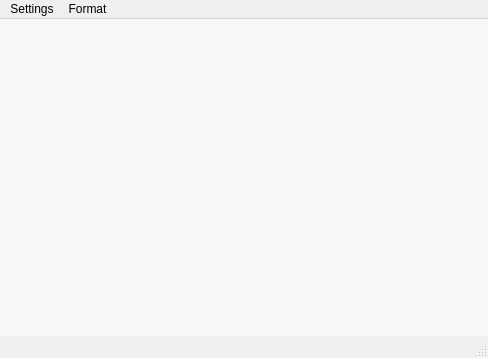
<?xml version="1.0" encoding="UTF-8"?>
<ui version="4.0">
 <class>MainWindow</class>
 <widget class="QMainWindow" name="MainWindow">
  <property name="geometry">
   <rect>
    <x>0</x>
    <y>0</y>
    <width>488</width>
    <height>358</height>
   </rect>
  </property>
  <property name="windowTitle">
   <string>cee</string>
  </property>
  <property name="autoFillBackground">
   <bool>false</bool>
  </property>
  <widget class="QWidget" name="centralWidget">
   <layout class="QHBoxLayout" name="horizontalLayout">
    <property name="margin">
     <number>0</number>
    </property>
    <item>
     <widget class="MiniConsole" name="console">
      <property name="palette">
       <palette>
        <active>
         <colorrole role="Base">
          <brush brushstyle="SolidPattern">
           <color alpha="122">
            <red>255</red>
            <green>255</green>
            <blue>255</blue>
           </color>
          </brush>
         </colorrole>
        </active>
        <inactive>
         <colorrole role="Base">
          <brush brushstyle="SolidPattern">
           <color alpha="122">
            <red>255</red>
            <green>255</green>
            <blue>255</blue>
           </color>
          </brush>
         </colorrole>
        </inactive>
        <disabled>
         <colorrole role="Base">
          <brush brushstyle="SolidPattern">
           <color alpha="255">
            <red>212</red>
            <green>208</green>
            <blue>200</blue>
           </color>
          </brush>
         </colorrole>
        </disabled>
       </palette>
      </property>
      <property name="frameShape">
       <enum>QFrame::NoFrame</enum>
      </property>
      <property name="verticalScrollBarPolicy">
       <enum>Qt::ScrollBarAlwaysOff</enum>
      </property>
      <property name="horizontalScrollBarPolicy">
       <enum>Qt::ScrollBarAlwaysOff</enum>
      </property>
     </widget>
    </item>
   </layout>
  </widget>
  <widget class="QMenuBar" name="menuBar">
   <property name="geometry">
    <rect>
     <x>0</x>
     <y>0</y>
     <width>488</width>
     <height>21</height>
    </rect>
   </property>
   <widget class="QMenu" name="menuSettings">
    <property name="title">
     <string>Settings</string>
    </property>
    <addaction name="actionPreferences"/>
   </widget>
   <widget class="QMenu" name="menuFormat">
    <property name="title">
     <string>Format</string>
    </property>
    <addaction name="actionDecimal_dec"/>
    <addaction name="actionEngineering_eng"/>
    <addaction name="actionSI_Units_siu"/>
    <addaction name="actionBinary_bin"/>
    <addaction name="actionHex_hex"/>
    <addaction name="actionOcatal_oct"/>
   </widget>
   <addaction name="menuSettings"/>
   <addaction name="menuFormat"/>
  </widget>
  <widget class="QStatusBar" name="statusBar">
   <property name="autoFillBackground">
    <bool>false</bool>
   </property>
  </widget>
  <action name="actionPreferences">
   <property name="text">
    <string>Preferences</string>
   </property>
  </action>
  <action name="actionHex_hex">
   <property name="checkable">
    <bool>true</bool>
   </property>
   <property name="text">
    <string>Hexadecimal (:hex)</string>
   </property>
  </action>
  <action name="actionBinary_bin">
   <property name="checkable">
    <bool>true</bool>
   </property>
   <property name="text">
    <string>Binary (:bin)</string>
   </property>
  </action>
  <action name="actionDecimal_dec">
   <property name="checkable">
    <bool>true</bool>
   </property>
   <property name="text">
    <string>Decimal (:dec)</string>
   </property>
  </action>
  <action name="actionEngineering_eng">
   <property name="checkable">
    <bool>true</bool>
   </property>
   <property name="text">
    <string>Engineering (:eng)</string>
   </property>
  </action>
  <action name="actionSI_Units_siu">
   <property name="checkable">
    <bool>true</bool>
   </property>
   <property name="text">
    <string>SI Units (:siu)</string>
   </property>
  </action>
  <action name="actionOcatal_oct">
   <property name="checkable">
    <bool>true</bool>
   </property>
   <property name="text">
    <string>Ocatal (:oct)</string>
   </property>
  </action>
 </widget>
 <layoutdefault spacing="6" margin="11"/>
 <customwidgets>
  <customwidget>
   <class>MiniConsole</class>
   <extends>QPlainTextEdit</extends>
   <header>miniconsole.h</header>
  </customwidget>
 </customwidgets>
 <resources/>
 <connections/>
</ui>
